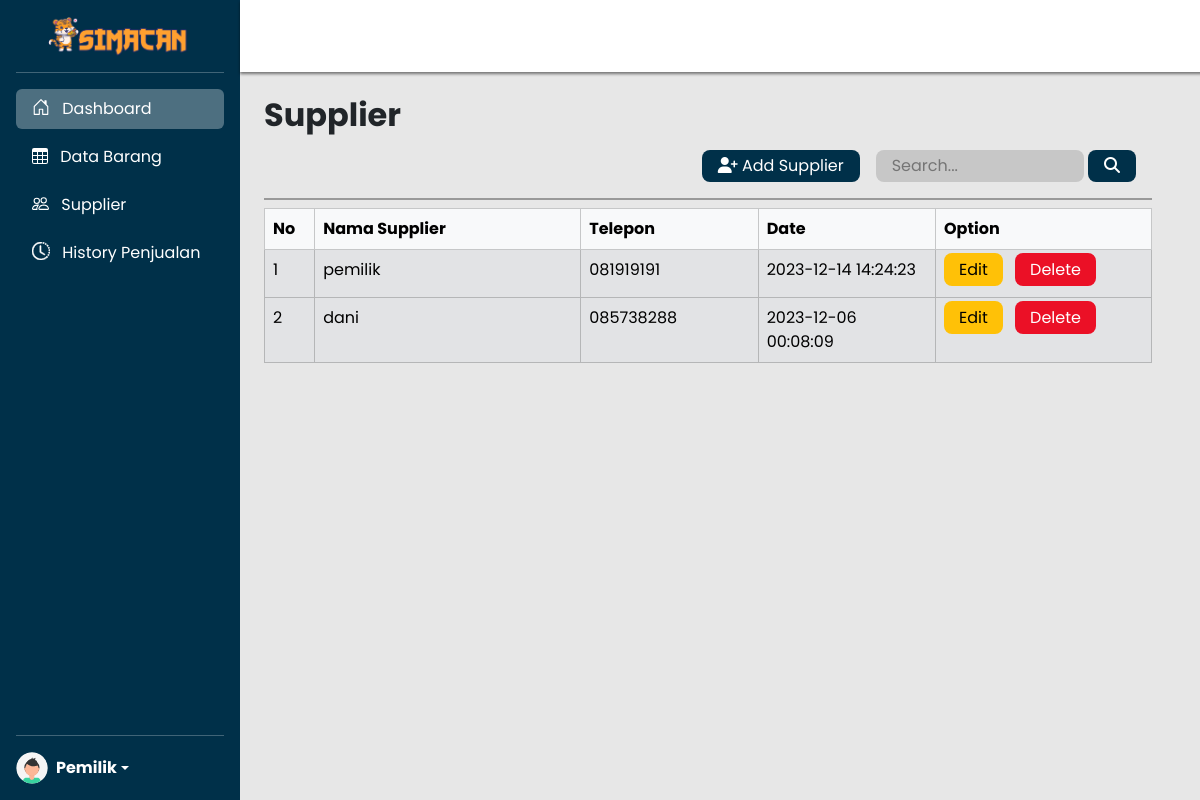
Page /public/Supplier (signed in) on the committed database.
### tables this page shows
CREATE TABLE `supplier` (
  `id_supplier` int(11) NOT NULL,
  `nama_supplier` varchar(25) NOT NULL,
  `telepon` varchar(14) NOT NULL,
  `tanggal_input` datetime NOT NULL
);

### app/core/Controller.php (called while the page is built, shortened)
<?php
class Controller{
    public function view($view, $data = [] )
    {
        require_once '../app/views/'. $view . '.php';
    }
    public function model($model)
    {
        return new $model;
    }
}

### app/controllers/Supplier.php (called while the page is built, shortened)
<?php
class Supplier extends Controller
{
    public function index(){
        if ($_SERVER['REQUEST_METHOD'] === 'POST' && isset($_POST['search'])) {
            $searchTerm = $_POST['search'];
            $data['suppliers'] = $this->model('SupplierModel')->searchDataSupplier($searchTerm);
        } else {
            $data['suppliers'] = $this->model('SupplierModel')->getSuppliers();
        }
        $this->view('supplier/index',$data);
    }
}

### app/core/App.php (called while the page is built, shortened)
<?php
class App {
    protected $method = 'index';
    protected $params = [];
    public function __construct()
    {
        $this->controller = new $this->controller;
        call_user_func_array([$this->controller, $this->method],$this->params);
    }
}

### public/index.php (called while the page is built, shortened)
<?php
$app = new App;

### app/models/SupplierModel.php (called while the page is built, shortened)
<?php
class SupplierModel
{
    private $db;
    public function __construct()
    {
        $this->db = new Database;
    }
    public function getSuppliers()
    {
        $sql = "SELECT * FROM supplier";
        $stmt = $this->db->prepare($sql);
        $stmt->execute();
        $suppliers = [];
        while ($row = $stmt->fetch(PDO::FETCH_ASSOC)) {
            $suppliers[] = $row;
        }
        return $suppliers;
    }
}

### app/core/Database.php (called while the page is built, shortened)
<?php
class Database
{
    private $host = DB_HOST;
    private $user = DB_USER;
    private $pass = DB_PASS;
    private $db_name = DB_NAME;
    private $conn;
    public function __construct()
    {
        $dsn = 'mysql:host=' . $this->host . ';dbname=' . $this->db_name;
        $options = [
            PDO::ATTR_PERSISTENT => true,
            PDO::ATTR_ERRMODE => PDO::ERRMODE_EXCEPTION
        ];
        try {
            $this->conn = new PDO($dsn, $this->user, $this->pass, $options);
        } catch (PDOException $e) {
            $this->error = $e->getMessage();
            die($this->error);
        }
    }
    public function prepare($query) {
        return $this->conn->prepare($query);
    }
}

### app/views/supplier/index.php (the view, shortened to what this page needs)
<main class="d-flex flex-nowrap">
    <?php
        include "../app/views/template/sidebar.php";
    ?>
    <div class="data-barang overflow-auto" style="width: 100%">
        <div class="nav-utama"></div>
        <div class="wrap-barang bg-gray pt-5">
          <div class="header pt-4 pt-5 border-bot ms-4 me-5">
            <h2 class="fw-bold mb-3">Supplier</h2>
            <div class="wrap-header d-flex justify-content-end align-items-center mb-3">
              <button type="button" class="me-3 rounded-3 px-3 py-1 cari-barang" data-bs-toggle="modal" data-bs-target="#addModal"><i class="fa-solid fa-user-plus"></i> Add Supplier</button>
              <form action="<?= BASEURL; ?>/Supplier" method="post">
                <input type="text" name="search" id="search" placeholder="Search..." class="px-3 py-1 rounded-3 search" style="width: 13rem" />
                <button type="submit" class="me-3 rounded-3 px-3 py-1 cari-barang">
                  <i class="fa-solid fa-magnifying-glass"></i>
                </button>
              </form>
            </div>
          </div>
          <div class="table-responsive mx-4 me-5">
          <table class="mt-2 table table-secondary table-bordered">
            <thead>
              <tr class="table-light">
                <th>No</th>
                <th style="width: 30%">Nama Supplier</th>
                <th style="width: 20%">Telepon</th>
                <th style="width: 20%">Date</th>
                <th>Option</th>
              </tr>
            </thead>
            <tbody>
                <?php
                $no = 1;
                 foreach ($data['suppliers'] as $supplierData) { ?>
                    <tr class='py-3' style='height: 3rem'>
                        <td><?= $no++; ?></td>
                        <td><?= $supplierData['nama_supplier']; ?></td>
                        <td><?= $supplierData['telepon']; ?></td>
                        <td><?= $supplierData['tanggal_input']; ?></td>
                        <td>
                            <a href="#" class='edit ' data-bs-toggle="modal" data-bs-target="#editModal<?= $supplierData['id_supplier']; ?>" data-id="<?= $supplierData['id_supplier']; ?>">Edit</a>
                            <a href="<?= BASEURL; ?>/supplier/deleteSupplier/<?= $supplierData['id_supplier'];?>" class='hapus' onclick='return confirm("Hapus Data Barang ?");'>Delete</a>
                        </td>
                    </tr>
                <?php } ?>
            </tbody>
          </table>
                 </div>
        </div>
    </div>
    </main>

### public/assets/style/sidebars.css (style rules this page uses)
* { font-family: Poppins, sans-serif; box-sizing: border-box; text-decoration: none; margin: 0; padding: 0; }
.border-bot { border-bottom: 2px solid rgb(153, 153, 153); }
.bg-gray { background-color: #e7e7e7; }
.cari-barang { border: none; background-color: #003049; transition: 0.2s; color: white; }
input.search, input.date, select.pilih-bulan, select.pilih-tahun { border: none; background-color: rgb(199, 199, 199); }
th, td { padding-right: 3rem; padding-top: 0.5rem; padding-bottom: 0.5rem; }
a.hapus { background-color: #eb1026; padding: 5px 15px; border-radius: 8px; color: white; transition: 0.3s; }
a.edit, button.edit { background-color: #ffc107; padding: 5px 15px; border-radius: 8px; margin-right: 0.5rem; color: black; transition: 0.3s; border: none; }
a { text-decoration: none; }
.nav-utama { height: 4.5rem; width: 100%; filter: drop-shadow(0 2px 0.1rem rgba(0, 0, 0, 0.5)); background-color: #fff; }
.nav-utama { position: fixed; z-index: 999; }
.wrap-barang { min-height: 100vh; }
body { min-height: 100vh; min-height: -webkit-fill-available; }
html { height: -webkit-fill-available; }
main { height: 100vh; height: -webkit-fill-available; max-height: 100vh; overflow-x: auto; overflow-y: hidden; }

### rows in the picture
supplier: nama_supplier "pemilik", telepon "081919191", tanggal_input "2023-12-14 14:24:23"
supplier: nama_supplier "dani", telepon "085738288", tanggal_input "2023-12-06 00:08:09"
